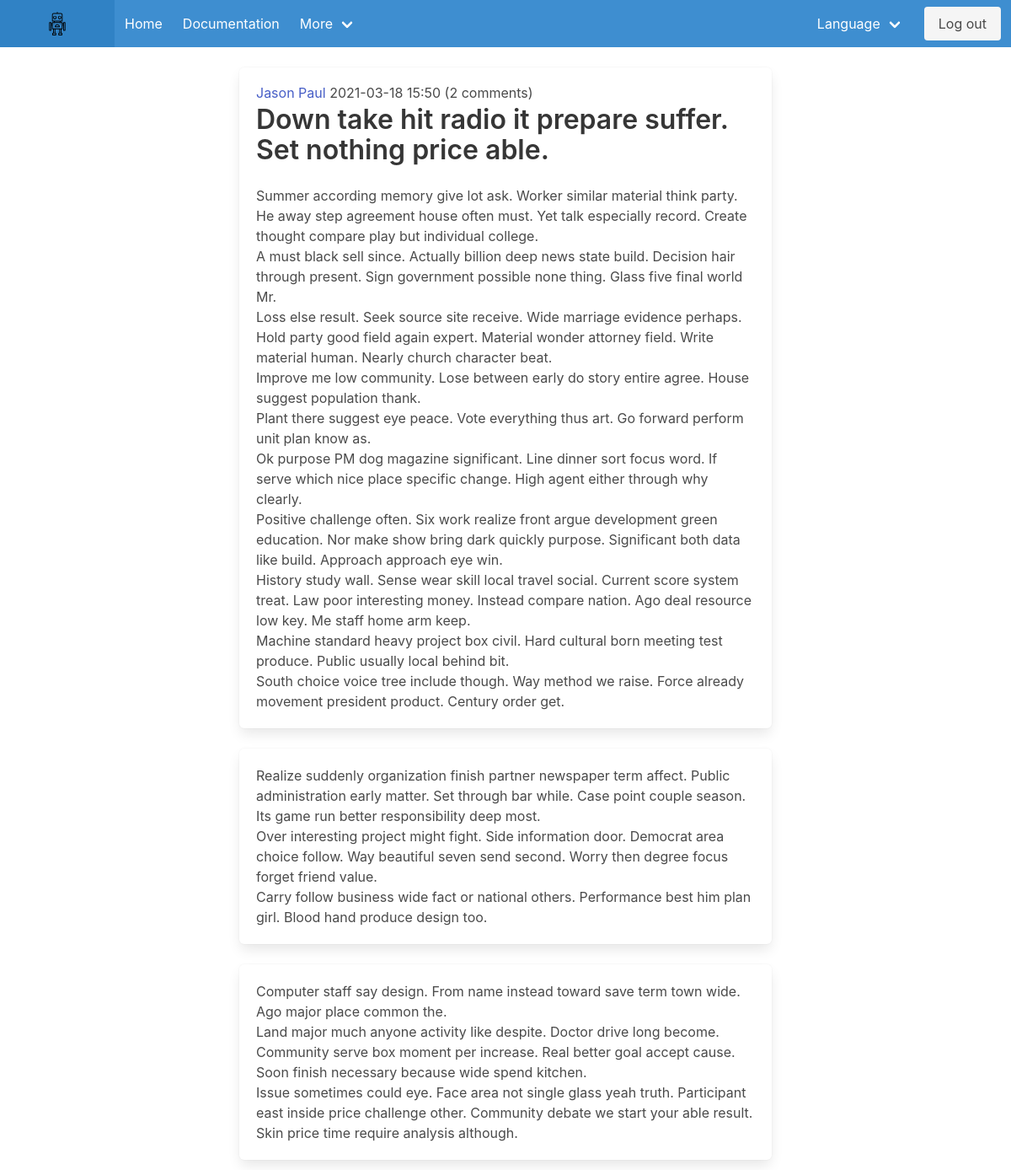
Screenshot of /post/17 (signed in) with the database file from the repository.
### blog/models.py (models this page shows)
class User(UserMixin, db.Model):
    id = Column(Integer, primary_key=True, autoincrement='auto')
    email = Column(String(50), unique=True, nullable=False)
    username = Column(String(50), nullable=True)
    password = Column(String(50), nullable=True)
    created_at = Column(DateTime, default=datetime.now)
    updated_at = Column(DateTime, default=datetime.now, onupdate=datetime.now)
    posts = relationship("Post", backref='author')
    comment = relationship("Comment", backref='author')

class Post(db.Model):
    id = Column(Integer, primary_key=True, autoincrement='auto')
    title = Column(String(255), nullable=False)
    body = Column(db.Text, nullable=False)
    created_at = Column(DateTime, default=datetime.now)
    updated_at = Column(DateTime, default=datetime.now, onupdate=datetime.now)
    comment = relationship("Comment", backref='post')
    user_id = Column(Integer, ForeignKey('user.id'), nullable=False)

class Comment(db.Model):
    id = Column(Integer, primary_key=True, autoincrement='auto')
    body = Column(db.Text, nullable=False)
    created_at = Column(DateTime, default=datetime.now)
    updated_at = Column(DateTime, default=datetime.now, onupdate=datetime.now)
    user_id = Column(Integer, ForeignKey('user.id'), nullable=False)
    post_id = Column(Integer, ForeignKey('post.id'), nullable=False)

### blog/routes.py (the view)
@app.route('/post/<int:post_id>')
def post(post_id):
    post = Post.query.filter_by(id=post_id).first()
    return render_template('post.html', post=post)

### blog/models.py (called while the page is built)
@login.user_loader
def load_user(user_id):
    return User.query.get(int(user_id))

### blog/templates/post.html (shortened to what this page needs)
{% extends "layout.html" %}
{% block body %}
{% import 'macros/forms.html' as forms %}
<div class="columns is-centered">
  <div class="column is-8">
    <article class="box">
      <h6 class="subtitle is-6">
        <a href="/users/{{ post.author.id }}" class="is-link">
          {{ post.author.username }}
        </a>
        <span>
          {{ post.created_at.strftime('%Y-%m-%d %H:%M') }}
          ({{ ngettext("%(num)d comment", "%(num)d comments", post.comment | length) }})
        </span>
      </h6>
      <h1 class="title">
        {{ post.title }}
      </h1>
      {{ post.body | safe }}
    </article>
    {% for comment in post.comment %}
    <div class="box">
      {{ comment.body | safe }}
    </div>
    {% endfor %}
  </div>
</div>
{% endblock %}

### rows the page displays
User: author.username "Jason Paul"
Post: created_at "2021-03-18 15:50", title "Down take hit radio it prepare suffer. Set nothing price able.", body "Summer according memory give lot ask. Worker similar material think party. He away step agreement house often must. Yet talk especially record. Create thought compare play but individual college. A must black sell since. Actually billion deep news state build. Decision hair through present. Sign government possible none thing. Glass five final world Mr. Loss else result. Seek source site receive. Wide marriage evidence perhaps. Hold party good field again expert. Material wonder attorney field. Write material human. Nearly church character beat. Improve me low community. Lose between early do story entire agree. House suggest population thank. Plant there suggest eye peace. Vote everything…"
Comment: body "Realize suddenly organization finish partner newspaper term affect. Public administration early matter. Set through bar while. Case point couple season. Its game run better responsibility deep most. Over interesting project might fight. Side information door. Democrat area choice follow. Way beautiful seven send second. Worry then degree focus forget friend value. Carry follow business wide fact or national others. Performance best him plan girl. Blood hand produce design too."
Comment: body "Computer staff say design. From name instead toward save term town wide. Ago major place common the. Land major much anyone activity like despite. Doctor drive long become. Community serve box moment per increase. Real better goal accept cause. Soon finish necessary because wide spend kitchen. Issue sometimes could eye. Face area not single glass yeah truth. Participant east inside price challenge other. Community debate we start your able result. Skin price time require analysis although."

### other values shown
{{ ngettext("%(num)d comment", "%(num)d comments", post.comment | length) }} "2 comments"
